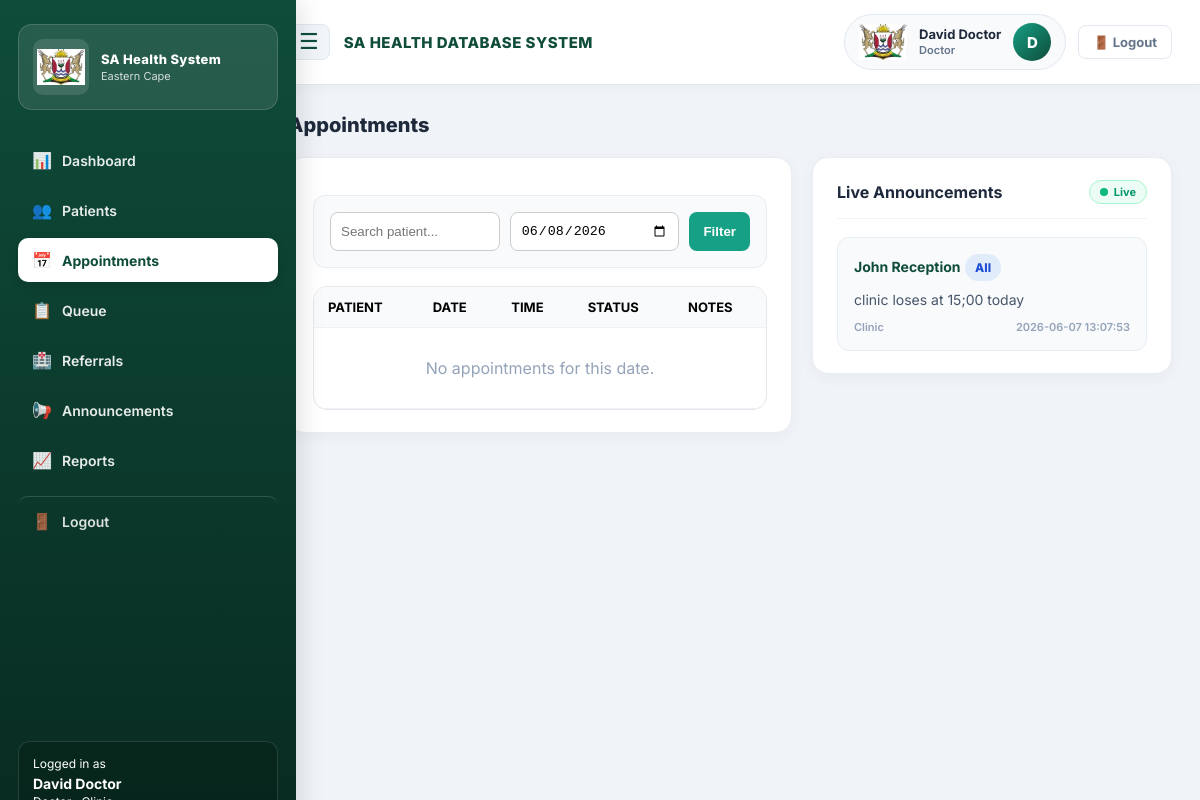
Page /doctor.php?tab=appointments (signed in) on the committed database.
### tables this page shows
CREATE TABLE `facilities` (
  `facility_id` int(11) NOT NULL,
  `province` varchar(100) DEFAULT NULL,
  `city` varchar(100) DEFAULT NULL,
  `facility_name` varchar(150) DEFAULT NULL
);

CREATE TABLE `announcements` (
  `announcement_id` int(11) NOT NULL,
  `message` text NOT NULL,
  `created_by` int(11) NOT NULL,
  `role_target` varchar(50) NOT NULL DEFAULT 'All',
  `province` varchar(100) NOT NULL,
  `city` varchar(100) NOT NULL,
  `facility` varchar(150) NOT NULL,
  `created_at` timestamp NOT NULL DEFAULT current_timestamp(),
  `priority` varchar(20) NOT NULL DEFAULT 'normal',
  `patient_id` int(11) DEFAULT NULL,
  `source_role` varchar(50) DEFAULT NULL,
  `emergency_type` varchar(100) DEFAULT NULL,
  `alert_status` varchar(30) DEFAULT NULL,
  `alerted_staff_id` int(11) DEFAULT NULL,
  `medi_alert_sent_at` timestamp NULL DEFAULT NULL
);

### clinic_schema.php (called while the page is built, shortened)
<?php
function cs_table_exists($conn, $table) {
    $table = mysqli_real_escape_string($conn, $table);
    $q = mysqli_query($conn, "SHOW TABLES LIKE '$table'");
    return $q && mysqli_num_rows($q) > 0;
}
function cs_column_exists($conn, $table, $col) {
    $table = mysqli_real_escape_string($conn, $table);
    $col   = mysqli_real_escape_string($conn, $col);
    $q = mysqli_query($conn, "SHOW COLUMNS FROM `$table` LIKE '$col'");
    return $q && mysqli_num_rows($q) > 0;
}
function cs_esc($conn, $value) {
    return mysqli_real_escape_string($conn, (string)$value);
}
function cs_h($value) {
    return htmlspecialchars((string)$value, ENT_QUOTES, 'UTF-8');
}
function cs_staff_name_sql($alias = 'u') {
    return "CONCAT($alias.first_name, ' ', $alias.surname)";
}
function cs_facility_location($conn, $facilityId) {
    $fid = (int)$facilityId;
    $q = mysqli_query($conn, "
        SELECT province, city, facility_name AS facility
        FROM facilities
        WHERE facility_id = $fid
        LIMIT 1
    ");
    return ($q && mysqli_num_rows($q) > 0) ? mysqli_fetch_assoc($q) : null;
}
function cs_location_filter_sql($conn, $province, $city, $facility, $alias = 'u') {
    $p = cs_esc($conn, $province);
    $c = cs_esc($conn, $city);
    $f = cs_esc($conn, $facility);
    return "
        LOWER(TRIM($alias.province)) = LOWER(TRIM('$p'))
        AND LOWER(TRIM($alias.city)) = LOWER(TRIM('$c'))
        AND LOWER(TRIM($alias.facility)) = LOWER(TRIM('$f'))
    ";
}
function cs_patient_facility_filter_sql($conn, $facilityId, $alias = 'u') {
    $fid = (int)$facilityId;
    $loc = cs_facility_location($conn, $fid);
    $locationSql = cs_location_filter_sql($conn, $loc['province'], $loc['city'], $loc['facility'], $alias);
    if (cs_column_exists($conn, 'users', 'facility_id')) {
        return "(
            $alias.facility_id = $fid
            OR (
                ($alias.facility_id IS NULL OR $alias.facility_id = 0)
                AND $locationSql
            )
        )";
    }
    return $locationSql;
}
function cs_build_patient_filters($conn, array $opts, $statusCol = 'status') {
    $status = $opts['status'] ?? null;
    $statusIn = $opts['status_in'] ?? null;
    $extra = '';
    if ($status !== null && $status !== '') {
        $st = cs_esc($conn, $status);
        $extra .= " AND $statusCol = '$st'";
    }
    if (is_array($statusIn) && count($statusIn) > 0) {
        $parts = array_map(function ($v) use ($conn) {
            return "'" . cs_esc($conn, $v) . "'";
        }, $statusIn);
        $extra .= " AND $statusCol IN (" . implode(',', $parts) . ")";
    }
    return $extra;
}
function cs_normalize_patient_order($order) {
    $order = trim((string)$order);
    $map = [
        'p.patient_id' => 'id',
        'u.user_id'    => 'id',
        'p.full_name'  => 'full_name',
        'u.full_name'  => 'full_name',
        'p.status'     => 'status',
        'u.status'     => 'status',
        'p.created_at' => 'created_at',
        'u.created_at' => 'created_at',
        'p.id_number'  => 'id_number',
        'u.id_number'  => 'id_number',
    ];
    return str_replace(array_keys($map), array_values($map), $order);
}
function cs_fetch_patients($conn, $facilityId, array $opts = []) {
    $fid      = (int)$facilityId;
    $order    = cs_normalize_patient_order($opts['order'] ?? 'full_name ASC');
    $limit    = isset($opts['limit']) ? (int)$opts['limit'] : 0;
    $limitSql = $limit > 0 ? " LIMIT $limit" : '';
    $hasStatus = cs_column_exists($conn, 'users', 'status');
    $hasDept   = cs_column_exists($conn, 'users', 'department');
    $hasVitals = cs_column_exists($conn, 'users', 'bp');
    $statusExpr = $hasStatus ? "IFNULL(u.status, 'Waiting')" : "'Waiting'";
    $deptExpr   = $hasDept ? "IFNULL(u.department, 'Reception')" : "'Reception'";
    $bpExpr     = $hasVitals ? "IFNULL(u.bp, '')" : "''";
    $tempExpr   = $hasVitals ? "IFNULL(u.temp, '')" : "''";
    $pulseExpr  = $hasVitals ? "IFNULL(u.pulse, '')" : "''";
    $weightExpr = $hasVitals ? "IFNULL(u.weight, '')" : "''";
    $notesExpr  = cs_column_exists($conn, 'users', 'notes') ? "IFNULL(u.notes, '')" : "''";
    $dxExpr     = cs_column_exists($conn, 'users', 'diagnosis') ? "IFNULL(u.diagnosis, '')" : "''";
    $rxExpr     = cs_column_exists($conn, 'users', 'prescription') ? "IFNULL(u.prescription, '')" : "''";
    $medExpr    = cs_column_exists($conn, 'users', 'medication') ? "IFNULL(u.medication, '')" : "''";
    $filter = cs_build_patient_filters($conn, $opts, $statusExpr);
    $sql = "
        SELECT
            u.user_id AS id,
            u.full_name,
            IFNULL(u.id_number, '') AS id_number,
            IFNULL(u.phone, '') AS phone,
            '' AS gender,
            NULL AS date_of_birth,
            $statusExpr AS status,
            $deptExpr AS department,
            $bpExpr AS bp,
            $tempExpr AS temp,
            $pulseExpr AS pulse,
            $weightExpr AS weight,
            $notesExpr AS notes,
            $dxExpr AS diagnosis,
            $rxExpr AS prescription,
            $medExpr AS medication,
            u.created_at
        FROM users u
        WHERE u.account_type = 'patient'
          AND " . cs_patient_facility_filter_sql($conn, $fid, 'u') . "
          $filter
        ORDER BY $order
        $limitSql
    ";
    $rows = [];
    $q = mysqli_query($conn, $sql);
    if ($q) {
        while ($row = mysqli_fetch_assoc($q)) {
            $rows[] = $row;
        }
    }
    return $rows;
}
function cs_fetch_appointments($conn, $facilityId, array $opts = []) {
    if (!cs_table_exists($conn, 'appointments')) {
        return [];
    }
    $date = cs_esc($conn, $opts['date'] ?? date('Y-m-d'));
    $search = trim($opts['search'] ?? '');
    $doctorId = isset($opts['doctor_id']) ? (int)$opts['doctor_id'] : 0;
    $fid = (int)$facilityId;
    $extra = " AND a.facility_id = $fid AND a.appointment_date = '$date' ";
    if ($doctorId > 0) {
        $extra .= " AND a.doctor_id = $doctorId ";
    }
    $sql = "
        SELECT
            a.appointment_id AS id,
            a.patient_id,
            a.doctor_id,
            a.appointment_date,
            a.appointment_time,
            a.status,
            IFNULL(a.notes, '') AS reason,
            pu.full_name AS patient_name,
            du.full_name AS doctor_name
        FROM appointments a
        LEFT JOIN users pu ON pu.user_id = a.patient_id AND pu.account_type = 'patient'
        LEFT JOIN users du ON du.user_id = a.doctor_id AND du.account_type = 'staff' AND du.role = 'doctor'
        WHERE 1=1 $extra
        ORDER BY a.appointment_time ASC
    ";
    $rows = [];
    $q = mysqli_query($conn, $sql);
    return $rows;
}
function cs_announcements_supported($conn) {
    return cs_table_exists($conn, 'announcements')
        && cs_column_exists($conn, 'announcements', 'message')
        && cs_column_exists($conn, 'announcements', 'created_by');
}
function cs_fetch_announcements($conn, $province, $city, $facility, $currentRole, array $opts = []) {
    if (!cs_announcements_supported($conn)) {
        return [];
    }
    $p = cs_esc($conn, $province);
    $c = cs_esc($conn, $city);
    $f = cs_esc($conn, $facility);
    $role = cs_esc($conn, $currentRole);
    $roleLabel = cs_esc($conn, cs_role_label($currentRole));
    $sinceId = isset($opts['since_id']) ? (int)$opts['since_id'] : 0;
    $limit = isset($opts['limit']) ? max(1, (int)$opts['limit']) : 0;
    $extra = '';
    $sql = "
        SELECT a.*, " . cs_staff_name_sql('u') . " AS poster_name
        FROM announcements a
        LEFT JOIN users u ON u.user_id = a.created_by
        WHERE a.province = '$p'
          AND a.city = '$c'
          AND a.facility = '$f'
          AND (
            LOWER(TRIM(a.role_target)) = 'all'
            OR LOWER(TRIM(a.role_target)) = LOWER(TRIM('$role'))
            OR LOWER(TRIM(a.role_target)) = LOWER(TRIM('$roleLabel'))
          )
          $extra
        ORDER BY a.announcement_id DESC
    ";
    if ($limit > 0) {
        $sql .= " LIMIT $limit ";
    }
    $rows = [];
    $q = mysqli_query($conn, $sql);
    if ($q) {
        while ($row = mysqli_fetch_assoc($q)) {
            $rows[] = $row;
        }
    }
    return $rows;
}
function cs_role_label($role) {
    $map = [
        'reception' => 'Reception',
        'nurse' => 'Nurse',
        'doctor' => 'Doctor',
        'pharmacist' => 'Pharmacist',
        'admin' => 'Admin',
    ];
    $key = strtolower(trim((string)$role));
    return $map[$key] ?? ucfirst($key);
}

### doctor.php (the view, shortened to what this page needs)
<?php
include_once 'db.php';
include_once 'clinic_schema.php';
$province = $_SESSION['province'] ?? '';
$city     = $_SESSION['city'] ?? '';
$facility = $_SESSION['facility'] ?? '';
$currentRole = $_SESSION['role'] ?? 'doctor';
$doctorId = (int)($_SESSION['user_id'] ?? 0);
$doctorName = $_SESSION['name'] ?? 'Doctor';
$facilityId = cs_facility_id($conn, $province, $city, $facility);
$key  = strtolower(str_replace(' ', '', $province));
$logo = "assets/emblems/$key.png";
$tab = $_GET['tab'] ?? 'dashboard';
$announcementsExists = cs_announcements_supported($conn);
$filterDate = $_GET['filter_date'] ?? date('Y-m-d');
$apptSearch = trim($_GET['appt_search'] ?? '');
$appointmentRows = cs_fetch_appointments($conn, $facilityId, [
    'date' => $filterDate,
    'search' => $apptSearch,
    'doctor_id' => $doctorId,
]);
$activityRows = cs_fetch_patients($conn, $facilityId, [
    'status_in' => ['Waiting_Doctor','With Doctor','Consulting','Waiting_Pharmacy','Completed'],
    'limit' => 8,
    'order' => 'id DESC',
]);
$announcementRows = cs_fetch_announcements($conn, $province, $city, $facility, $currentRole, ['limit' => 20]);
$latestAnnouncementId = 0;
foreach ($announcementRows as $annRow) {
    $aid = (int)($annRow['announcement_id'] ?? 0);
    if ($aid > $latestAnnouncementId) {
        $latestAnnouncementId = $aid;
    }
}
$roleLabel = cs_role_label($currentRole);
$userInitials = strtoupper(substr($doctorName, 0, 1));
$navItems = [
    'dashboard' => ['icon' => '📊', 'label' => 'Dashboard'],
    'patients' => ['icon' => '👥', 'label' => 'Patients'],
    'appointments' => ['icon' => '📅', 'label' => 'Appointments'],
    'queue' => ['icon' => '📋', 'label' => 'Queue'],
    'referrals' => ['icon' => '🏥', 'label' => 'Referrals'],
    'announcements' => ['icon' => '📢', 'label' => 'Announcements'],
    'reports' => ['icon' => '📈', 'label' => 'Reports'],
];
?>
<!DOCTYPE html>
<html lang="en">
<head>
</head>
<body class="staff-app">
<aside id="staffSidebar" class="staff-sidebar">
    <div>
        <div class="brand">
            <?php if (file_exists(__DIR__ . '/' . $logo)): ?>
            <img src="<?= cs_h($logo) ?>" alt="">
            <?php endif; ?>
            <div>
                <div class="brand-title">SA Health System</div>
                <div class="brand-sub"><?= cs_h($province) ?></div>
            </div>
        </div>
        <nav class="staff-nav">
            <?php foreach ($navItems as $k => $item): ?>
            <a href="doctor.php?tab=<?= $k ?>" class="<?= $tab === $k ? 'active' : '' ?>">
                <span class="nav-icon"><?= $item['icon'] ?></span>
                <?= $item['label'] ?>
            </a>
            <?php endforeach; ?>
            <a href="logout.php" class="nav-logout">
                <span class="nav-icon">🚪</span>
                Logout
            </a>
        </nav>
    </div>
    <div class="user-panel">
        Logged in as
        <strong><?= cs_h($doctorName) ?></strong>
    </div>
</aside>
<div class="staff-main">
    <header class="staff-header">
        <div class="header-left">
            <button type="button" class="menu-btn" onclick="toggleMenu()">☰</button>
            <span class="system-title">SA HEALTH DATABASE SYSTEM</span>
        </div>
        <div class="header-right">
            <div class="header-user">
                <?php if (file_exists(__DIR__ . '/' . $logo)): ?>
                <img src="<?= cs_h($logo) ?>" class="header-emblem" alt="">
                <?php endif; ?>
                <div>
                    <div class="user-name"><?= cs_h($doctorName) ?></div>
                    <div class="user-role"><?= cs_h($roleLabel) ?></div>
                </div>
                <div class="avatar"><?= cs_h($userInitials) ?></div>
            </div>
            <a href="logout.php" class="btn-logout">🚪 Logout</a>
        </div>
    </header>
    <div class="staff-content">
<?php if ($tab === 'appointments'): ?>
        <h2 class="section-title">Appointments</h2>
        <div class="announcements-layout">
        <div class="dash-panel patients-panel">
            <form method="GET" class="filterBar">
                <input type="text" name="appt_search" value="<?= cs_h($apptSearch) ?>" placeholder="Search patient...">
                <input type="date" name="filter_date" value="<?= cs_h($filterDate) ?>">
                <button class="btn">Filter</button>
            </form>
            <div class="table-wrap">
                <table class="patients-table">
                    <thead>
                        <tr>
                            <th>Patient</th>
                            <th>Date</th>
                            <th>Time</th>
                            <th>Status</th>
                            <th>Notes</th>
                        </tr>
                    </thead>
                    <tbody>
                    <?php if (count($appointmentRows) === 0): ?>
                        <tr><td colspan="5" style="text-align:center;color:#94a3b8;padding:30px;">No appointments for this date.</td></tr>
                    <?php endif; ?>
                    </tbody>
                </table>
            </div>
        </div>
        <?php if ($announcementsExists): ?>
        <div class="dash-panel">
            <div class="dash-panel-head">
                <h3>Live Announcements</h3>
                <span class="live-badge"><span class="live-dot"></span> Live</span>
            </div>
            <div id="liveAnnouncementFeed" class="announcement-feed" data-latest-id="<?= (int)$latestAnnouncementId ?>">
                <?php if (count($announcementRows) === 0): ?>
                <div class="activity-empty">
                    <div class="empty-icon">📢</div>
                    <p>No announcements yet.</p>
                </div>
                <?php else: ?>
                <?php foreach ($announcementRows as $ann): ?>
                <div class="announcement-item" data-id="<?= (int)($ann['announcement_id'] ?? 0) ?>">
                    <strong><?= cs_h($ann['poster_name'] ?? 'Staff') ?></strong>
                    <span class="badge other"><?= cs_h($ann['role_target'] ?? 'All') ?></span>
                    <p><?= nl2br(cs_h($ann['message'])) ?></p>
                    <div class="ann-meta">
                        <span><?= cs_h($facility) ?></span>
                        <span><?= cs_h($ann['created_at'] ?? '') ?></span>
                    </div>
                </div>
                <?php endforeach; ?>
                <?php endif; ?>
            </div>
        </div>
        <?php endif; ?>
        </div>
<?php endif; ?>
    </div>
</div>
</body>
</html>

### rows in the picture
facilities: province "Eastern Cape", facility_name "Clinic"
announcements: poster_name "John Reception", role_target "All", message "clinic loses at 15;00 today", created_at "2026-06-07 13:07:53"

### other values in the picture
$item['icon'] "📊"
$item['label'] "Dashboard"
$item['icon'] "👥"
$item['label'] "Patients"
$item['icon'] "📅"
$item['label'] "Appointments"
$item['icon'] "📋"
$item['label'] "Queue"
$item['icon'] "🏥"
$item['label'] "Referrals"
$item['icon'] "📢"
$item['label'] "Announcements"
$item['icon'] "📈"
$item['label'] "Reports"
cs_h($doctorName) "David Doctor"
